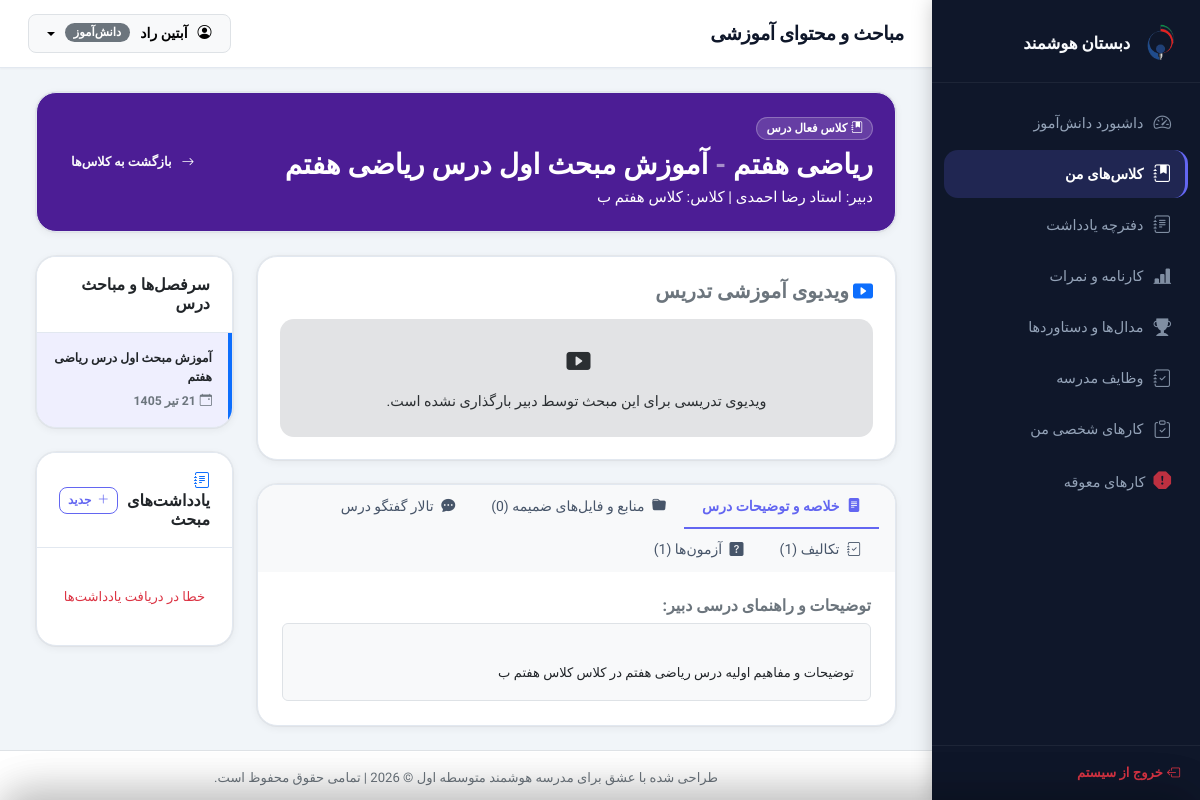
The app's page /student/course_details.php?course_id=1&allocation_id=4 (signed in) with its own data.
### tables this page shows
CREATE TABLE `class_teacher_course` (
  `id` int(11) NOT NULL,
  `class_id` int(11) NOT NULL,
  `teacher_id` int(11) NOT NULL,
  `course_id` int(11) NOT NULL
);

CREATE TABLE `courses` (
  `id` int(11) NOT NULL,
  `course_name` varchar(100) NOT NULL,
  `grade_level` int(11) NOT NULL
);

CREATE TABLE `topics` (
  `id` int(11) NOT NULL,
  `class_teacher_course_id` int(11) DEFAULT NULL,
  `topic_title` varchar(255) NOT NULL,
  `topic_description` text DEFAULT NULL,
  `video_path` varchar(255) DEFAULT NULL,
  `created_at` timestamp NOT NULL DEFAULT current_timestamp()
);

CREATE TABLE `users` (
  `id` int(11) NOT NULL,
  `national_code` varchar(10) NOT NULL,
  `username` varchar(50) NOT NULL,
  `password` varchar(255) NOT NULL,
  `role` enum('student','teacher','parent','operator','admin') NOT NULL,
  `full_name` varchar(100) NOT NULL,
  `email` varchar(100) DEFAULT NULL,
  `phone` varchar(11) DEFAULT NULL,
  `status` tinyint(4) DEFAULT 1,
  `created_at` timestamp NOT NULL DEFAULT current_timestamp(),
  `avatar_path` varchar(255) DEFAULT NULL
);

CREATE TABLE `classes` (
  `id` int(11) NOT NULL,
  `class_name` varchar(100) NOT NULL,
  `grade_level` int(11) NOT NULL
);

### config/helpers.php (called while the page is built, shortened)
<?php
function to_shamsi($gregorian_date_str) {
    $timestamp = strtotime($gregorian_date_str);
    $months = [
        1 => "فروردین", 2 => "اردیبهشت", 3 => "خرداد", 4 => "تیر", 5 => "مرداد", 6 => "شهریور",
        7 => "مهر", 8 => "آبان", 9 => "آذر", 10 => "دی", 11 => "بهمن", 12 => "اسفند"
    ];
    $gy = date('Y', $timestamp);
    $gm = date('n', $timestamp);
    $gd = date('j', $timestamp);
    $jalali = gregorian_to_jalali_array($gy, $gm, $gd);
    return $jalali['d'] . ' ' . $months[$jalali['m']] . ' ' . $jalali['y'];
}
function gregorian_to_jalali_array($gy, $gm, $gd) {
    $g_d_m = [0, 31, 59, 90, 120, 151, 181, 212, 243, 273, 304, 334];
    $gy = (int)$gy;
    $gm = (int)$gm;
    $gd = (int)$gd;
    if ($gy > 1600) {
        $jy = 979;
        $gy -= 1600;
    } else {
        $jy = 0;
        $gy -= 621;
    }
    $gy2 = ($gm > 2) ? ($gy + 1) : $gy;
    $days = (365 * $gy) + (int)(($gy2 + 3) / 4) - (int)(($gy2 + 99) / 100) + (int)(($gy2 + 399) / 400) - 80 + $gd + $g_d_m[$gm - 1];
    $jy += 33 * (int)($days / 12053);
    $days %= 12053;
    $jy += 4 * (int)($days / 1461);
    $days %= 1461;
    $jy += (int)(($days - 1) / 365);
    if ($days > 365) {
        $days = ($days - 1) % 365;
    }
    if ($days < 186) {
        $jm = 1 + (int)($days / 31);
        $jd = 1 + ($days % 31);
    } else {
        $jm = 7 + (int)(($days - 186) / 30);
        $jd = 1 + (($days - 186) % 30);
    }
    return ['y' => $jy, 'm' => $jm, 'd' => $jd];
}
?>

### student/course_details.php (the view, shortened to what this page needs)
<?php
require_once '../includes/header.php';
$courseId = isset($_GET['course_id']) ? (int)$_GET['course_id'] : 0;
$allocationId = isset($_GET['allocation_id']) ? (int)$_GET['allocation_id'] : 0;
$topicId = isset($_GET['topic_id']) ? (int)$_GET['topic_id'] : 0;
try {
    $stmtAlloc = $pdo->prepare("SELECT ctc.*, c.class_name, co.course_name, u.full_name as teacher_name
        FROM class_teacher_course ctc
        JOIN classes c ON ctc.class_id = c.id
        JOIN courses co ON ctc.course_id = co.id
        JOIN teachers t ON ctc.teacher_id = t.id
        JOIN users u ON t.user_id = u.id
        WHERE ctc.id = ?");
    $stmtAlloc->execute([$allocationId]);
    $allocation = $stmtAlloc->fetch();
    $stmtTopics = $pdo->prepare("SELECT * FROM topics WHERE class_teacher_course_id = ? ORDER BY created_at ASC");
    $stmtTopics->execute([$allocationId]);
    $topics = $stmtTopics->fetchAll();
    $activeTopic = null;
    if (!$activeTopic && !empty($topics)) {
        $activeTopic = $topics[0];
        $topicId = $activeTopic['id'];
    }
} catch (PDOException $e) {
    die("خطا در بارگذاری مباحث درسی: " . $e->getMessage());
}
$resources = [];
$homeworks = [];
$quizzes = [];
if ($activeTopic) {
    try {
        $stmtRes = $pdo->prepare("SELECT * FROM resources WHERE topic_id = ?");
        $stmtRes->execute([$topicId]);
        $resources = $stmtRes->fetchAll();
        $stmtHw = $pdo->prepare("SELECT * FROM homeworks WHERE topic_id = ?");
        $stmtHw->execute([$topicId]);
        $homeworks = $stmtHw->fetchAll();
        $stmtQz = $pdo->prepare("SELECT * FROM quizzes WHERE topic_id = ?");
        $stmtQz->execute([$topicId]);
        $quizzes = $stmtQz->fetchAll();
    } catch (PDOException $e) {
        $error = "خطا در لود جزئیات مبحث درسی: " . $e->getMessage();
    }
}
?>
<div class="container-fluid">
    <div class="card border-0 shadow-sm rounded-3 mb-4 text-white" style="background-color: #4C1D95;">
        <div class="card-body p-4 d-flex justify-content-between align-items-center">
            <div>
                <span class="badge mb-2 text-white" style="background-color: rgba(255, 255, 255, 0.15); border: 1px solid rgba(255, 255, 255, 0.25);"><i class="bi bi-journal-bookmark-fill me-1"></i>کلاس فعال درس</span>
                <h3 class="fw-bold mb-1 text-white">
                    <?= htmlspecialchars($allocation['course_name']) ?>
                    <?php if ($activeTopic): ?>
                        <span class="text-white-50"> - </span><?= htmlspecialchars($activeTopic['topic_title']) ?>
                    <?php endif; ?>
                </h3>
                <p class="mb-0 text-white">دبیر: <?= htmlspecialchars($allocation['teacher_name']) ?> | کلاس: <?= htmlspecialchars($allocation['class_name']) ?></p>
            </div>
            <a href="courses.php" class="btn btn-outline-light btn-sm fw-bold"><i class="bi bi-arrow-right me-1"></i>بازگشت به کلاس‌ها</a>
        </div>
    </div>
    <div class="row g-4">
        <div class="col-lg-9">
            <?php if (!$activeTopic): ?>
                <div class="card border-0 shadow-sm rounded-3 py-5 text-center">
                    <i class="bi bi-file-earmark-slides fs-1 text-secondary mb-3"></i>
                    <h5 class="fw-bold">انتخاب مبحث درسی</h5>
                    <p class="text-secondary small">جهت مشاهده فیلم‌های تدریس، منابع ضمیمه، تکالیف و امتحانات، یک مبحث را از منوی سایدبار انتخاب کنید.</p>
                </div>
            <?php else: ?>
                <div class="card border-0 shadow-sm rounded-3 mb-4 video-card-container">
                    <div class="card-body">
                        <h5 class="fw-bold mb-3 text-secondary"><i class="bi bi-play-btn-fill text-primary me-1"></i>ویدیوی آموزشی تدریس</h5>
                        <?php if ($activeTopic['video_path']): ?>
                            <div class="video-wrapper position-relative">
                                <div class="mobile-video-top-bar">
                                    <a href="courses.php" class="mobile-video-back-btn">
                                        <i class="bi bi-arrow-right"></i>
                                    </a>
                                </div>
                                <div class="text-center rounded border bg-black p-1 shadow-sm">
                                    <video class="w-100 rounded" controls style="max-height: 480px; background-color: black;">
                                        <source src="<?= '../' . htmlspecialchars($activeTopic['video_path']) ?>" type="video/mp4">
                                        مرورگر شما از پخش مستقیم ویدیو پشتیبانی نمی‌کند.
                                    </video>
                                </div>
                            </div>
                        <?php else: ?>
                            <div class="alert alert-secondary py-4 text-center small border-0 mb-0">
                                <i class="bi bi-play-btn-fill me-1 fs-4 d-block mb-2"></i> ویدیوی تدریسی برای این مبحث توسط دبیر بارگذاری نشده است.
                            </div>
                        <?php endif; ?>
                    </div>
                </div>
                <div class="card border-0 shadow-sm rounded-3">
                    <ul class="nav nav-tabs custom-tabs px-3 bg-light border-bottom-0" id="topicDetailTab" role="tablist">
                        <li class="nav-item" role="presentation">
                            <button class="nav-link active" id="desc-tab" data-bs-toggle="tab" data-bs-target="#desc-pane" type="button" role="tab" aria-controls="desc-pane" aria-selected="true">
                                <i class="bi bi-file-text-fill me-1"></i> خلاصه و توضیحات درس
                            </button>
                        </li>
                        <li class="nav-item" role="presentation">
                            <button class="nav-link" id="res-tab" data-bs-toggle="tab" data-bs-target="#res-pane" type="button" role="tab" aria-controls="res-pane" aria-selected="false">
                                <i class="bi bi-folder-fill me-1"></i> منابع و فایل‌های ضمیمه (<?= count($resources) ?>)
                            </button>
                        </li>
                        <li class="nav-item" role="presentation">
                            <button class="nav-link" id="forum-tab" data-bs-toggle="tab" data-bs-target="#forum-pane" type="button" role="tab" aria-controls="forum-pane" aria-selected="false">
                                <i class="bi bi-chat-dots-fill me-1"></i> تالار گفتگو درس
                            </button>
                        </li>
                        <li class="nav-item" role="presentation">
                            <button class="nav-link" id="hw-tab" data-bs-toggle="tab" data-bs-target="#hw-pane" type="button" role="tab" aria-controls="hw-pane" aria-selected="false">
                                <i class="bi bi-journal-check me-1"></i> تکالیف (<?= count($homeworks) ?>)
                            </button>
                        </li>
                        <li class="nav-item" role="presentation">
                            <button class="nav-link" id="quiz-tab" data-bs-toggle="tab" data-bs-target="#quiz-pane" type="button" role="tab" aria-controls="quiz-pane" aria-selected="false">
                                <i class="bi bi-question-square-fill me-1"></i> آزمون‌ها (<?= count($quizzes) ?>)
                            </button>
                        </li>
                    </ul>
                    <div class="tab-content p-4" id="topicDetailTabContent">
                        <div class="tab-pane fade show active" id="desc-pane" role="tabpanel" aria-labelledby="desc-tab">
                            <h6 class="fw-bold text-secondary mb-2">توضیحات و راهنمای درسی دبیر:</h6>
                            <div class="p-3 rounded bg-light border small text-dark" style="line-height: 1.7; white-space: pre-line;">
                                <?= $activeTopic['topic_description'] ?: 'توضیحات متنی ثبت نشده است.' ?>
                            </div>
                        </div>
                    </div>
                </div>
            <?php endif; ?>
        </div>
        <div class="col-lg-3">
            <div class="card border-0 shadow-sm rounded-3 mb-4">
                <div class="card-header bg-white py-3">
                    <h6 class="fw-bold mb-0">سرفصل‌ها و مباحث درس</h6>
                </div>
                <div class="list-group list-group-flush" style="max-height: 600px; overflow-y: auto;">
                    <?php if (empty($topics)): ?>
                        <span class="text-secondary small p-3 text-center">هنوز مبحثی برای این درس ثبت نشده است.</span>
                    <?php else: foreach ($topics as $tp): ?>
                        <a href="course_details.php?course_id=<?= $courseId ?>&allocation_id=<?= $allocationId ?>&topic_id=<?= $tp['id'] ?>" class="list-group-item list-group-item-action p-3 <?= $topicId == $tp['id'] ? 'active bg-light border-start border-primary border-4' : '' ?>">
                            <div class="fw-bold small text-dark"><?= htmlspecialchars($tp['topic_title']) ?></div>
                            <small class="text-secondary d-block mt-1"><i class="bi bi-calendar-event me-1"></i><?= to_shamsi($tp['created_at']) ?></small>
                        </a>
                    <?php endforeach; endif; ?>
                </div>
            </div>
            <?php if ($activeTopic): ?>
                <div class="card border-0 shadow-sm rounded-3">
                    <div class="card-header bg-white py-3 d-flex justify-content-between align-items-center">
                        <h6 class="fw-bold mb-0"><i class="bi bi-journal-text text-primary me-1"></i> یادداشت‌های مبحث</h6>
                        <button class="btn btn-outline-primary btn-sm px-2 py-1" id="btnNewTopicNote" style="font-size: 0.75rem;">
                            <i class="bi bi-plus-lg"></i> جدید
                        </button>
                    </div>
                    <div class="card-body p-3">
                        <div id="topicNotesList" style="max-height: 250px; overflow-y: auto;">
                        </div>
                    </div>
                </div>
            <?php endif; ?>
        </div>
    </div>
</div>
<?php require_once '../includes/footer.php'; ?>

### assets/css/style.css (style rules this page uses)
:root { --sidebar-bg: #0F172A; --sidebar-hover: rgba(99, 102, 241, 0.12); --sidebar-text: #94A3B8; --sidebar-active-text: #FFFFFF; --sidebar-active-bg: rgba(99, 102, 241, 0.2); --sidebar-active-border:#6366F1; --sidebar-width: 268px; --body-bg: #F1F5F9; --card-bg: #FFFFFF; --card-bg-alt: #F8FAFC; --text-primary: #0F172A; --text-secondary: #475569; --text-muted: #94A3B8; --primary: #6366F1; --primary-hover: #4F46E5; --primary-light: rgba(99, 102, 241, 0.1); --primary-subtle: #EEF2FF; --accent: #F97316; --accent-hover: #EA6C00; --accent-light: rgba(249, 115, 22, 0.1); --success: #10B981; --success-light: rgba(16, 185, 129, 0.1); --danger: #EF4444; --danger-light: rgba(239, 68, 68, 0.1); --warning: #F59E0B; --warning-light: rgba(245, 158, 11, 0.1); --info: #3B82F6; --info-light: rgba(59, 130, 246, 0.1); --border: #E2E8F0; --border-strong: #CBD5E1; --shadow-xs: 0 1px 2px rgba(0,0,0,.04); --shadow-sm: 0 2px 8px rgba(0,0,0,.06), 0 0 0 1px rgba(0,0,0,.04); --shadow-md: 0 4px 16px rgba(0,0,0,.08), 0 0 0 1px rgba(0,0,0,.04); --shadow-lg: 0 8px 32px rgba(0,0,0,.10), 0 0 0 1px rgba(0,0,0,.04); --shadow-clay: 4px 4px 0px rgba(99,102,241,.18), 0 4px 16px rgba(99,102,241,.12); --radius-sm: 8px; --radius-md: 14px; --radius-lg: 20px; --radius-xl: 28px; --radius-pill: 999px; --ease: cubic-bezier(0.25, 0.8, 0.25, 1); --transition: 0.22s var(--ease); }
*, *::before, *::after { box-sizing: border-box; }
html { scroll-behavior: smooth; }
body { font-family: 'Vazirmatn', system-ui, sans-serif; background-color: var(--body-bg); color: var(--text-primary); direction: rtl; overflow-x: hidden; -webkit-font-smoothing: antialiased; font-size: 15px; line-height: 1.6; }
.card { border-radius: var(--radius-lg) !important; border: 1px solid var(--border) !important; box-shadow: var(--shadow-sm) !important; transition: box-shadow var(--transition), transform var(--transition); overflow: hidden; }
.card-header { background-color: var(--card-bg) !important; border-bottom: 1px solid var(--border) !important; padding: 18px 22px !important; }
.card-body { padding: 22px !important; }
.btn { border-radius: var(--radius-sm); padding: 9px 18px; font-weight: 600; font-size: 0.875rem; font-family: 'Vazirmatn', sans-serif; transition: all var(--transition); cursor: pointer; display: inline-flex; align-items: center; gap: 6px; border: none; line-height: 1.4; }
.btn-outline-primary { border: 1.5px solid var(--primary); color: var(--primary); background: transparent; }
.btn-sm { padding: 6px 12px; font-size: 0.8rem; border-radius: 8px; }
.badge { font-family: 'Vazirmatn', sans-serif; font-weight: 600; font-size: 0.73rem; padding: 4px 9px; border-radius: var(--radius-pill); letter-spacing: 0; }
.alert { border-radius: var(--radius-md); border: 0; padding: 14px 18px; font-size: 0.9rem; }
.custom-tabs .nav-link { border: none; color: var(--text-secondary); font-weight: 500; font-size: 0.875rem; padding: 10px 18px; border-bottom: 2.5px solid transparent; border-radius: 0; transition: color var(--transition), border-color var(--transition); }
.custom-tabs .nav-link.active { color: var(--primary); border-bottom-color: var(--primary); background: transparent; font-weight: 700; }
.container-fluid { animation: fadeInUp 0.25s var(--ease); }
.list-group-item { border: none; border-bottom: 1px solid var(--border); padding: 13px 16px; transition: background var(--transition); font-size: 0.875rem; cursor: pointer; }
.list-group-item:last-child { border-bottom: none; }
.list-group-item.active { background: var(--primary-light) !important; color: var(--primary) !important; border-color: transparent; font-weight: 600; }

### records on screen
class_teacher_course: course.course_name "ریاضی هفتم", users.full_name "استاد رضا احمدی", class.class_name "کلاس هفتم ب"
topics: topic_title "آموزش مبحث اول درس ریاضی هفتم", topic_description "توضیحات و مفاهیم اولیه درس ریاضی هفتم در کلاس کلاس هفتم ب", created_at "21 تیر 1405"

### other values on screen
$currentUser['full_name'] "آبتین راد"
get_role_fa($currentUser['role']) "دانش‌آموز"
count($resources) "0"
count($homeworks) "1"
count($quizzes) "1"
